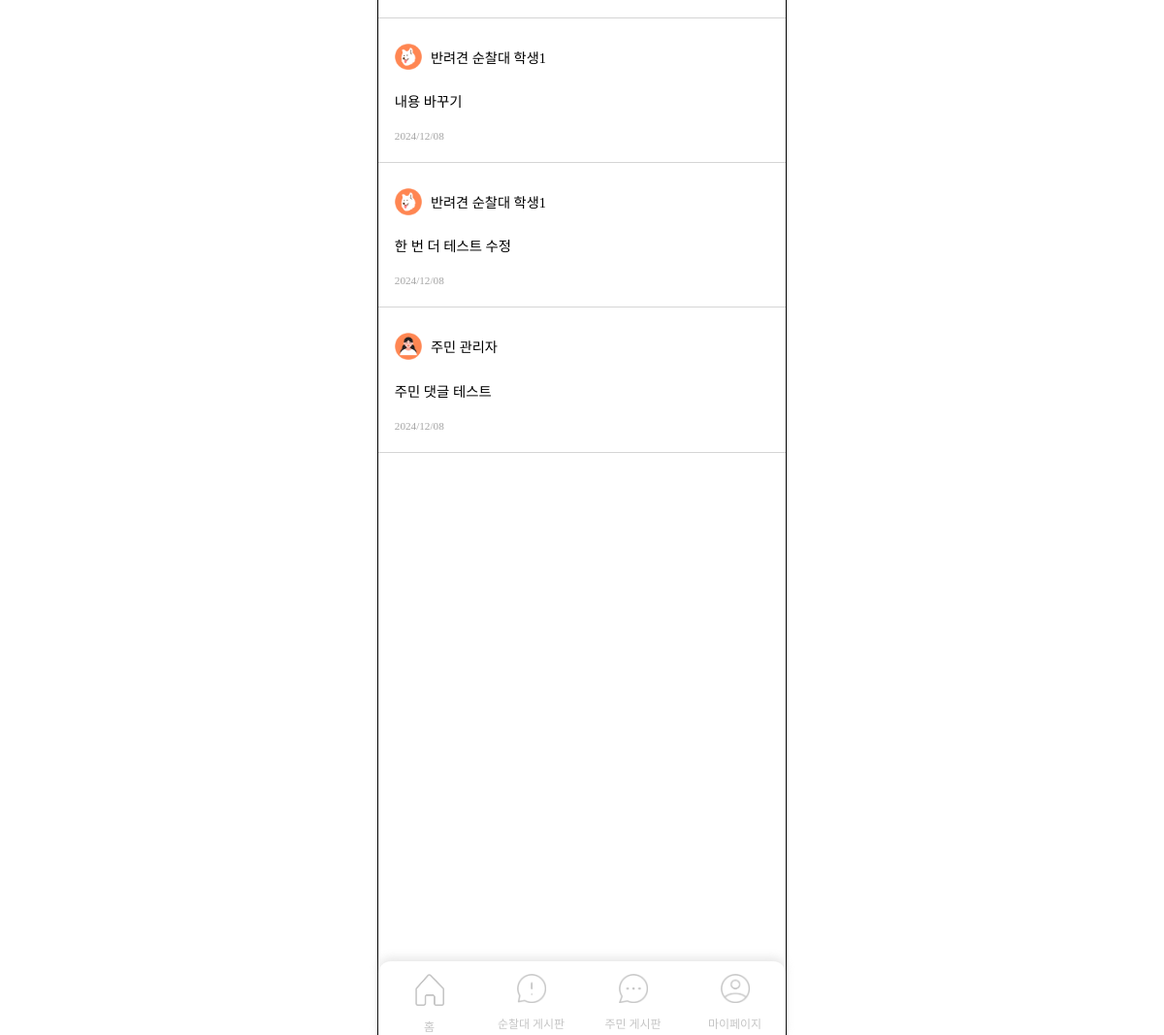
/boards/petrol-board-detail/21/ (lower part), run on an earlier commit of the app's database.
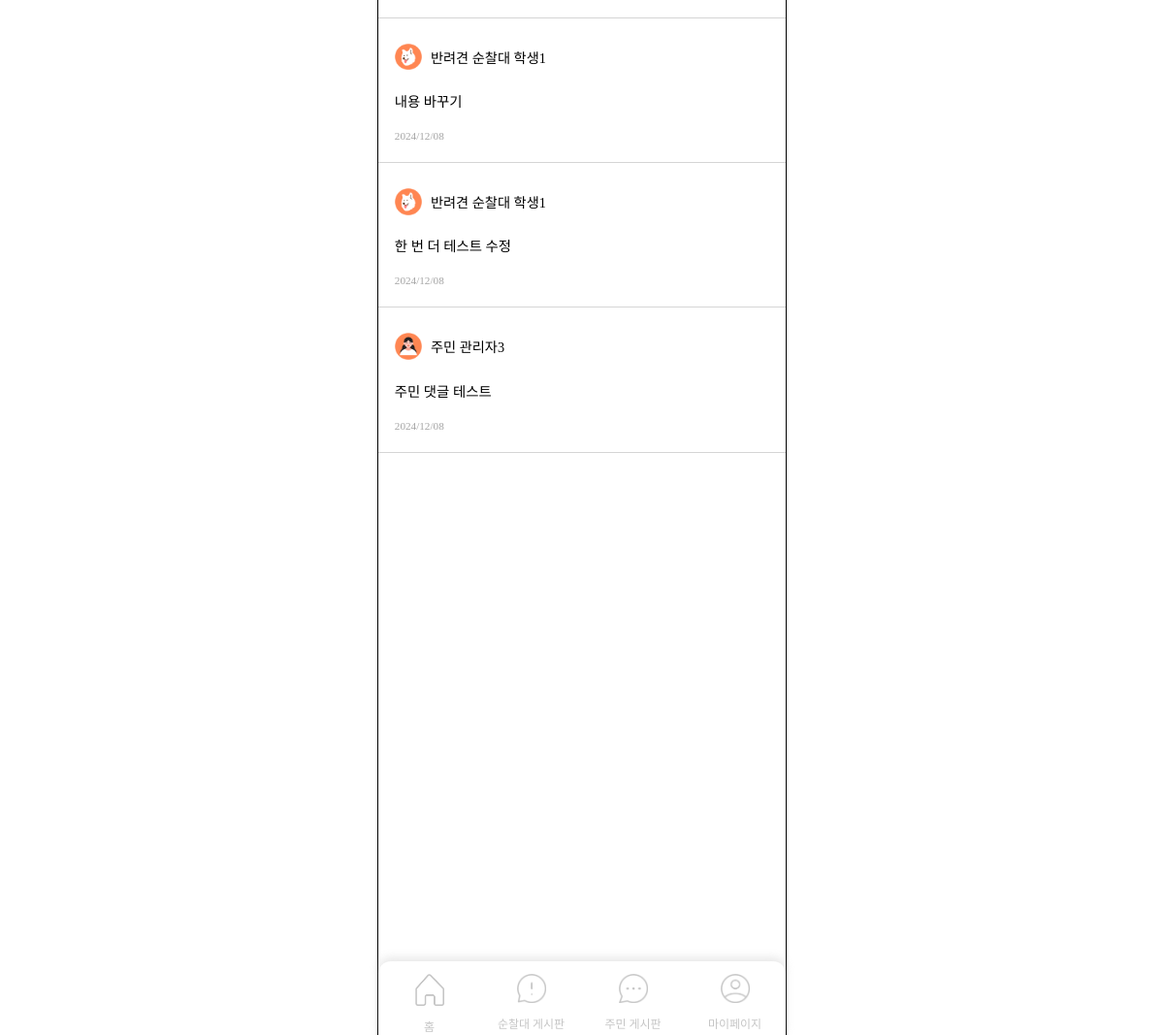
And on a later commit of the database.
### boards/models.py (models this page shows)
class Comment(models.Model):
    board = models.ForeignKey(Board, on_delete=models.CASCADE)
    user = models.ForeignKey(settings.AUTH_USER_MODEL, on_delete=models.CASCADE)
    content = models.TextField(null=False, blank=False)
    created_at = models.DateTimeField(auto_now_add=True)

### accounts/models.py (models this page shows, shortened)
class Member(AbstractBaseUser):
    user_id = models.CharField(primary_key=True, max_length=15, null=False, blank=False, unique=True)
    email = models.EmailField(max_length=100, null=False, blank=False, unique=True)
    nickname = models.CharField(null=False, max_length=8, blank=False)
    region_sido = models.CharField(null=False, max_length=30, blank=False)
    region_sigungu = models.CharField(null=False, max_length=30, blank=False)
    region_dong = models.CharField(null=False, max_length=30, blank=False)
    member_type = models.ForeignKey(MemberType, on_delete=models.CASCADE, null=False, blank=False)
    is_active = models.BooleanField(default=True)
    is_admin = models.BooleanField(default=False)
    objects = UserManager()
    USERNAME_FIELD = 'user_id'
    REQUIRED_FIELDS = ['email', 'nickname', 'region_sido', 'region_sigungu', 'region_dong', 'member_type']

class MemberType(models.Model):
    type_name = models.CharField(max_length=10)
    def __str__(self):
        return self.type_name

### boards/views.py (the view)
# urls.py: path('petrol-board-detail/<int:id>/', views.petrol_board_detail, name='petrol_board_detail'),
def petrol_board_detail(request, id):
    board = Board.objects.get(id=id)
    if request.method == 'POST':
        form = CommentForm(request.POST)
        if form.is_valid():
            comment = form.save(commit=False)
            comment.board = board
            comment.user = request.user
            comment.save()
            return redirect('boards:petrol_board_detail', id=id)
    else:
        form = CommentForm()
    location = BoardLocation.objects.get(board=board)
    comments = Comment.objects.filter(board=board)
    context = {
        'board': board,
        'location': location,
        'comments': comments,
        'comment_count': comments.count(),
    }
    return render(request, 'boards/petrol_board_detail.html', context)

### templates/boards/petrol_board_detail.html (shortened to what this page needs)
<!DOCTYPE html>
{% load static %}
<html lang="ko">
<head>
    <link rel="stylesheet" href="{% static 'css/petrol_board_detail.css' %}">
    <link rel="stylesheet" href="{% static 'css/menubar.css' %}">
    <link rel="stylesheet" as="style" crossorigin href="https://cdn.jsdelivr.net/gh/ungveloper/web-fonts/SCoreDream/font-face.css" />
    <link rel="stylesheet" as="style" crossorigin href="https://cdn.jsdelivr.net/gh/ungveloper/web-fonts/SCoreDream/font-family.css" />
</head>
<body>
    <div class="container-content">
        <div class="contents">
            <div class="content">
                <div class="post-block">
                </div>
                <div class="line"></div>
                {% for comment in comments %}
                    <div class="comment-block">
                        <div class="comment-block-header">
                            <div class="comment-infos">
                                <div class="comment-user-profile">
                                    {% if comment.user.member_type.type_name == '반려견 순찰대' %}
                                        <img src="{% static 'image/petrol_profile.png' %}" alt="">
                                    {% else %}
                                         <img src="{% static 'image/people_profile.png' %}" alt="">
                                    {% endif %}
                                </div>
                                <div class="comment-user-name">{{ comment.user.member_type}} <span class="text-strong">{{ comment.user.nickname }}</span></div>
                            </div>
                        </div>
                        <div class="comment-content">
                            {{ comment.content|linebreaks }}
                        </div>
                        <div class="comment-date">{{ comment.created_at|date:"Y/m/d" }}</div>
                    </div>
                {% endfor %}
            </div>
            {% include 'menubar.html' %}
        </div>
    </div>
</body>
</html>

What changed in the data, as far as the page shows it:
changed through a linked row, Comment "주민 댓글 테스트": user.nickname "관리자" → "관리자3"
